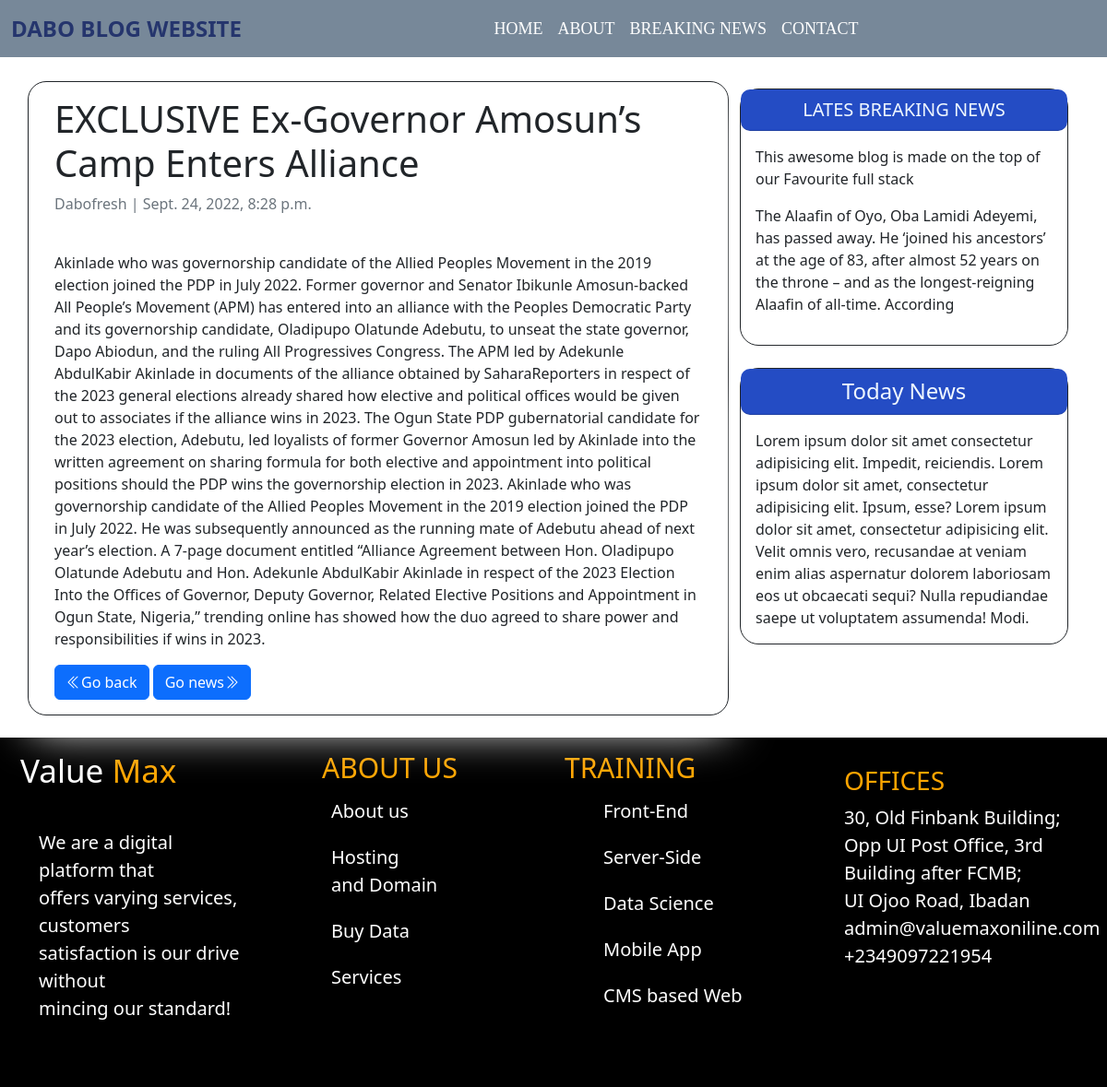
The page /exclusive-ex-governor-amosuns-camp-enters-alliance/ on the database as committed earlier.
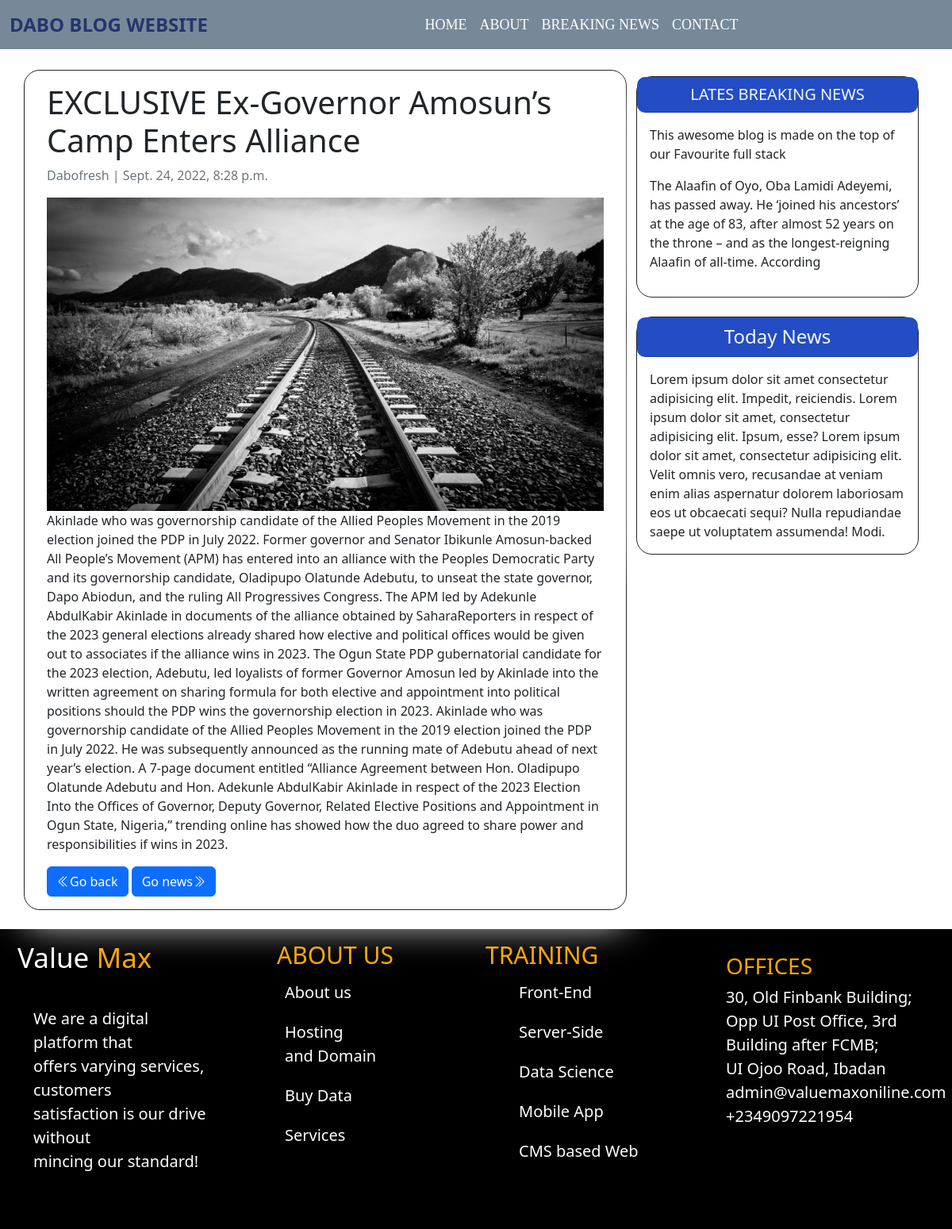
The same page on the database as committed later.
### blogapp/models.py (models this page shows, shortened)
class Post(models.Model):
      title=models.CharField(max_length=200,unique=True)
      slug = models.SlugField(max_length=200, unique=True)
      author = models.ForeignKey(User, on_delete= models.CASCADE, related_name='blog_posts')
      updated_on = models.DateTimeField(auto_now= True)
      picture = models.ImageField(default='upload')
      content = models.TextField()
      created_on = models.DateTimeField(auto_now_add=True)
      status = models.IntegerField(choices=STATUS, default=0)
      class Meta:
            ordering= ['-created_on']

### blogapp/views.py (the view)
# urls.py: path('<slug:slug>/', views.PostDetail.as_view(), name='post_detail'),
class PostDetail(generic.DetailView):
      model = Post
      template_name = 'post_detail.html'

### templates/post_detail.html (shortened to what this page needs)
<!DOCTYPE html>
<html lang="en">
<head>
  <link href="https://cdn.jsdelivr.net/npm/bootstrap@5.2.0/dist/css/bootstrap.min.css" rel="stylesheet"
>
  <link rel="stylesheet" href="https://cdn.jsdelivr.net/npm/bootstrap-icons@1.9.1/font/bootstrap-icons.css">
</head>
<body>
  <nav class="navbar navbar-expand-lg ">
    <div class="container-fluid">
      <a class="navbar-brand" href="{% url 'home' %}">DABO BLOG WEBSITE</a>
      <div class="collapse navbar-collapse" id="navbarSupportedContent">
        <ul class="navbar-nav me-auto mb-2 mb-lg-0">
          <li class="nav-item">
            <a class="nav-link " aria-current="page" href="{% url 'home' %}">Home</a>
          </li>
          <li class="nav-item text-black">
            <a class="nav-link font-weight-bold" href="{% url 'about' %}">About</a>
          </li>
          <li class="nav-item text-black">
            <a class="nav-link font-weight-bold" href="{% url 'news' %}">Breaking News</a>
          </li>
          <li class="nav-item text-black">
            <a class="nav-link font-weight-bold" href="{% url 'contact' %}">Contact</a>
          </li>
        </ul>
      </div>
    </div>
  </nav><br><br><br>
  {% block content %}
  <div class="container">
    <div class="row">
      <div class="col-md-8 card mb-4  mt-3 left  top">
        <div class="card-body">
          <h1>{% block title %} {{ object.title }} {% endblock title %}</h1>
          <p class=" text-muted">{{ post.author }} | {{ post.created_on }}</p>
          <img src="{{post.picture.url}}" width="100%" alt="">
          <p class="card-text ">{{ object.content }}</p>
          <span><a href="{% url 'home' %}" class="btn btn-primary"><i class="bi bi-chevron-double-left"></i>Go
              back</a></span>
          <span><a href="{% url 'news' %}" class="btn btn-primary ">Go news<i
                class="bi bi-chevron-double-right"></i></a></span>
        </div>
      </div>
      {% block sidebar %}
      {% include 'sidebar.html' %}
      {% endblock sidebar %}
    </div>
  </div>
  {% endblock content %}
  <div class="all" style="background-color:black ;color:white ;padding:10px;">
    <div class="container-fluid">
      <div class="row" id="amet">
        <div class="col-lg-3">
          <p style="font-size:35px ;">Value <span style="color:orange ;">Max</span></p>
          <p style="padding:20px ;font-size: 20px;">We are a digital platform that
            <br> offers varying
            services, customers <br> satisfaction is our drive
            without <br> mincing our standard!</p><br>
        </div>
        <div class="col-lg-3">
          <ul>
            <span style="color:orange ;font-size: 30px;">ABOUT US</span>
            <li>About us</li>
            <li>Hosting <br> and Domain</li>
            <li>Buy Data</li>
            <li>Services</li>
          </ul>
        </div>
        <div class="col-lg-3">
          <span style="color:orange ;font-size: 30px;">TRAINING</span>
          <ul>
            <li>Front-End</li>
            <li>Server-Side</li>
            <li>Data Science</li>
            <li>Mobile App</li>
            <li>CMS based Web</li>
          </ul>
        </div>
        <div class="col-lg-3" style="padding:20px ;">
          <h3 style="color:orange ;">OFFICES</h3>
          <span style="color:white;font-size: 20px;">30, Old Finbank Building;<br>
            Opp UI Post Office, 3rd <br>
            Building after FCMB;<br>
            UI Ojoo Road, Ibadan
            admin@valuemaxoniline.com <br>
            +2349097221954</span>
        </div>
      </div>
    </div>
  </div>
</body>
</html>

Rows that differ between the two databases and show on the page:
changed Post "EXCLUSIVE Ex-Governor Amosun’s Camp Enters Alliance": picture: picture added
